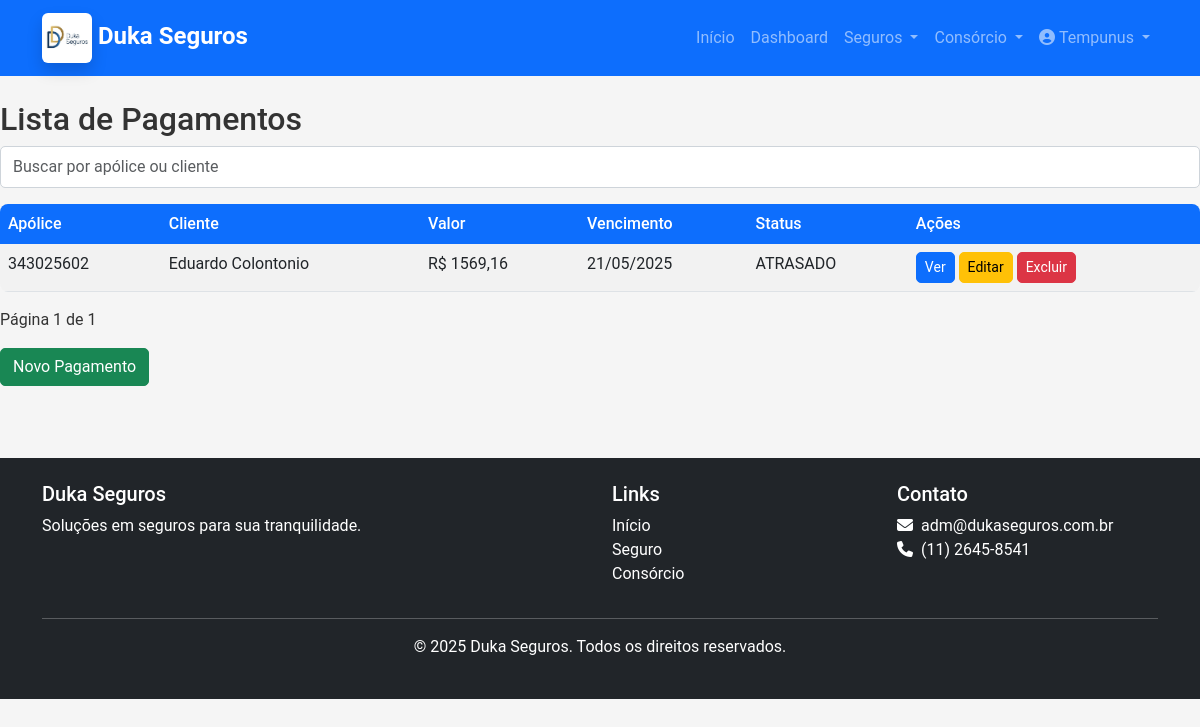
Page /pagamentos/ (signed in) on the earlier database version.
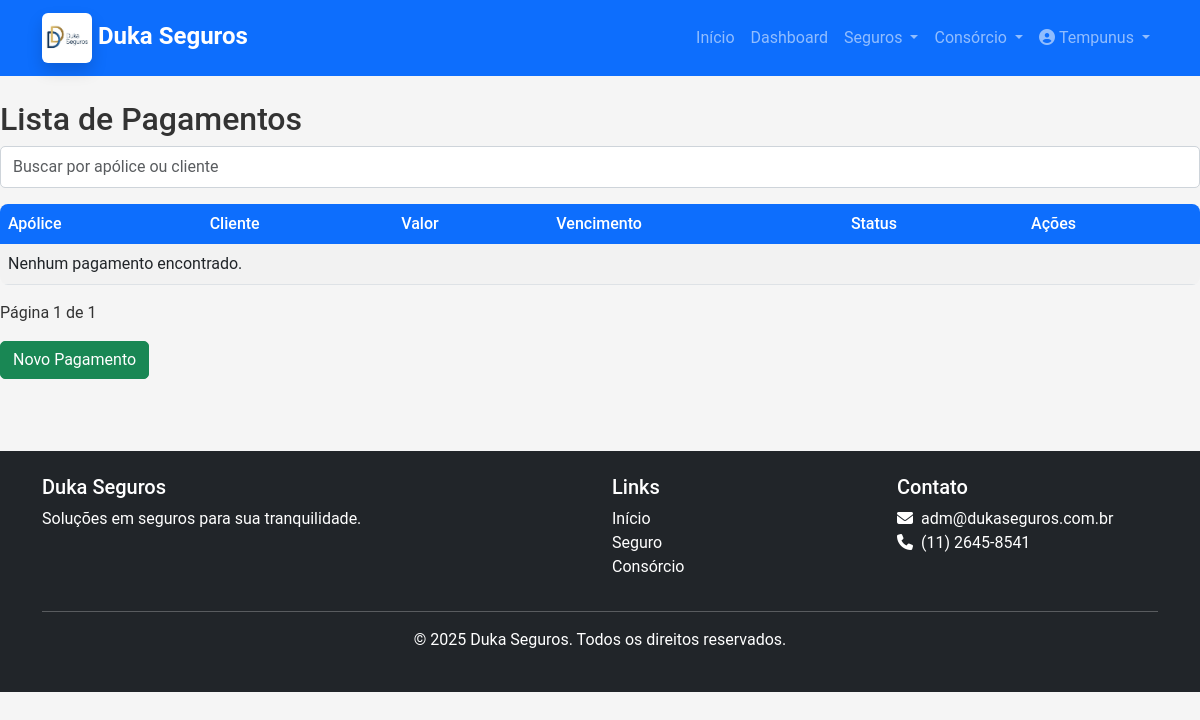
Same page on the later database version.
### core/models.py (models this page shows, shortened)
class Pagamento(models.Model):
    FORMA_PAGAMENTO_CHOICES = [
        ('BOLETO', 'Boleto'),
        ('CARTAO', 'Cartão de Crédito'),
        ('DEBITO', 'Débito Automático'),
        ('PIX', 'PIX'),
        ('TRANSFERENCIA', 'Transferência Bancária'),
        ('DINHEIRO', 'Dinheiro'),
    ]
    STATUS_CHOICES = [
        ('PENDENTE', 'Pendente'),
        ('PAGO', 'Pago'),
        ('ATRASADO', 'Atrasado'),
        ('CANCELADO', 'Cancelado'),
    ]
    apolice = models.ForeignKey(Apolice, on_delete=models.CASCADE, related_name='pagamentos')
    data_vencimento = models.DateField()
    data_pagamento = models.DateField(blank=True, null=True)
    valor = models.DecimalField(max_digits=10, decimal_places=2)
    forma_pagamento = models.CharField(max_length=15, choices=FORMA_PAGAMENTO_CHOICES)
    status = models.CharField(max_length=10, choices=STATUS_CHOICES, default='PENDENTE')
    parcela = models.PositiveSmallIntegerField(default=1)
    total_parcelas = models.PositiveSmallIntegerField(default=1)
    observacoes = models.TextField(blank=True, null=True)
    data_cadastro = models.DateTimeField(auto_now_add=True)
    data_atualizacao = models.DateTimeField(auto_now=True)
    class Meta:
        verbose_name = 'Pagamento'
        verbose_name_plural = 'Pagamentos'
        ordering = ['apolice', 'data_vencimento']

class Apolice(models.Model):
    STATUS_CHOICES = [
    ('PROPOSTA', 'Proposta'),
    ('APROVADA', 'Proposta Aprovada'),
    ('ATIVA', 'Ativa'),
    ('PENDENTE', 'Pendente'),
    ('CANCELADA', 'Cancelada'),
    ('VENCIDA', 'Vencida'),
    ('RENOVADA', 'Renovada'),
]
    numero = models.CharField(max_length=50, unique=True)
    cliente = models.ForeignKey(Cliente, on_delete=models.CASCADE, related_name='apolices')
    produto = models.ForeignKey(Produto, on_delete=models.CASCADE, related_name='apolices')
    data_inicio = models.DateField()
    data_fim = models.DateField()
    valor_premio = models.DecimalField(max_digits=10, decimal_places=2)
    valor_comissao = models.DecimalField(max_digits=10, decimal_places=2, blank=True, null=True)
    percentual_comissao = models.DecimalField(max_digits=5, decimal_places=2, blank=True, null=True)
    status = models.CharField(max_length=10, choices=STATUS_CHOICES, default='PROPOSTA')
    observacoes = models.TextField(blank=True, null=True)
    data_cadastro = models.DateTimeField(auto_now_add=True)
    data_atualizacao = models.DateTimeField(auto_now=True)
    cadastrado_por = models.ForeignKey(User, on_delete=models.SET_NULL, null=True, related_name='apolices_cadastradas')
    class Meta:
        verbose_name = 'Apólice'
        verbose_name_plural = 'Apólices'
        ordering = ['-data_inicio']

class Cliente(models.Model):
    TIPO_CHOICES = [
        ('PF', 'Pessoa Física'),
        ('PJ', 'Pessoa Jurídica'),
    ]
    tipo = models.CharField(max_length=2, choices=TIPO_CHOICES, default='PF')
    nome = models.CharField(max_length=200)
    documento = models.CharField(max_length=20, unique=True, help_text="CPF ou CNPJ")
    email = models.EmailField(blank=True, null=True)
    telefone = models.CharField(max_length=20, blank=True, null=True)
    endereco = models.CharField(max_length=255, blank=True, null=True)
    cidade = models.CharField(max_length=100, blank=True, null=True)
    estado = models.CharField(max_length=2, blank=True, null=True)
    cep = models.CharField(max_length=10, blank=True, null=True)
    data_nascimento = models.DateField(blank=True, null=True)
    observacoes = models.TextField(blank=True, null=True)
    data_cadastro = models.DateTimeField(auto_now_add=True)
    data_atualizacao = models.DateTimeField(auto_now=True)
    ativo = models.BooleanField(default=True)
    cadastrado_por = models.ForeignKey(User, on_delete=models.SET_NULL, null=True, related_name='clientes_cadastrados')
    class Meta:
        verbose_name = 'Cliente'
        verbose_name_plural = 'Clientes'
        ordering = ['nome']

### core/views_produto_pagamento.py (the view)
# urls.py: path('pagamentos/', views_produto_pagamento.pagamento_lista, name='pagamento_lista'),
@login_required
def pagamento_lista(request):
    query = request.GET.get('q', '')
    if query:
        pagamentos_list = Pagamento.objects.filter(
            Q(apolice__numero__icontains=query) |
            Q(apolice__cliente__nome__icontains=query)
        ).order_by('-data_vencimento')
    else:
        pagamentos_list = Pagamento.objects.all().order_by('-data_vencimento')
    paginator = Paginator(pagamentos_list, 10)  # 10 pagamentos por página
    page = request.GET.get('page')
    pagamentos = paginator.get_page(page)
    return render(request, 'core/pagamento_lista.html', {'pagamentos': pagamentos})

### templates/core/pagamento_lista.html (shortened to what this page needs)
{% extends 'base.html' %}
{% block content %}
<h2>Lista de Pagamentos</h2>
<form method="get" class="mb-3">
    <input type="text" name="q" placeholder="Buscar por apólice ou cliente" value="{{ request.GET.q }}"
        class="form-control" />
</form>
<table class="table table-striped">
    <thead>
        <tr>
            <th>Apólice</th>
            <th>Cliente</th>
            <th>Valor</th>
            <th>Vencimento</th>
            <th>Status</th>
            <th>Ações</th>
        </tr>
    </thead>
    <tbody>
        {% for pagamento in pagamentos %}
        <tr>
            <td>{{ pagamento.apolice.numero }}</td>
            <td>{{ pagamento.apolice.cliente.nome }}</td>
            <td>R$ {{ pagamento.valor }}</td>
            <td>{{ pagamento.data_vencimento|date:"d/m/Y" }}</td>
            <td>{{ pagamento.status }}</td>
            <td>
                <a href="{% url 'pagamento_detalhe' pagamento.pk %}" class="btn btn-sm btn-primary">Ver</a>
                <a href="{% url 'pagamento_editar' pagamento.pk %}" class="btn btn-sm btn-warning">Editar</a>
                <a href="{% url 'pagamento_excluir' pagamento.pk %}" class="btn btn-sm btn-danger">Excluir</a>
            </td>
        </tr>
        {% empty %}
        <tr>
            <td colspan="6">Nenhum pagamento encontrado.</td>
        </tr>
        {% endfor %}
    </tbody>
</table>
<div class="pagination">
    <span>Página {{ pagamentos.number }} de {{ pagamentos.paginator.num_pages }}</span>
</div>
<a href="{% url 'pagamento_novo' %}" class="btn btn-success mt-3">Novo Pagamento</a>
{% endblock %}

Differences in the rows shown:
removed Pagamento: apolice.numero "343025602", apolice.cliente.nome "Eduardo Colontonio", valor "1569,16", data_vencimento "21/05/2025", status "ATRASADO"
Other differences:
text now shown: "Nenhum pagamento encontrado."
